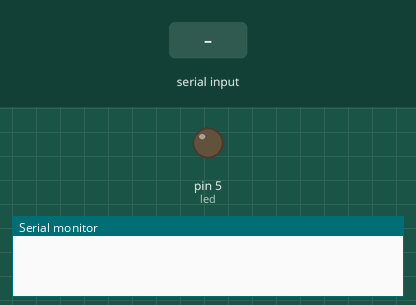
This sketch was run on a simulated Arduino Uno, built with avr-gcc and run on an emulated ATmega328P. On the bench: output pins drawn as LEDs (lit = HIGH), the last lines printed to the serial monitor. Dashed ring = blinking. The test bench sets the inputs (shaded band).

Above: at 1.2 s.
1.3 s: "TO" received over Serial
At 3.0 s:
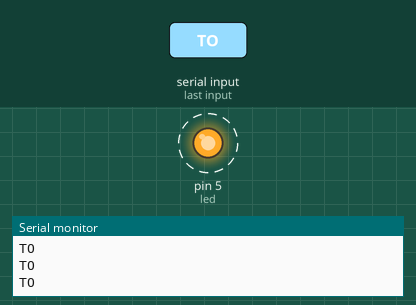
4.3 s: "90:45:200\n" received over Serial
5.8 s: "30:150\n" received over Serial
At 6.8 s:
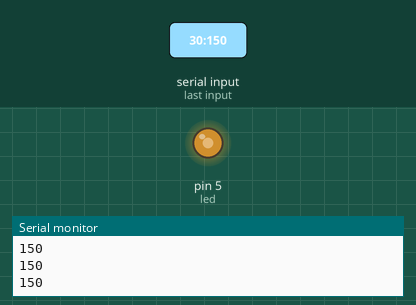
7.3 s: "90:45\n" received over Serial
At 7.7 s:
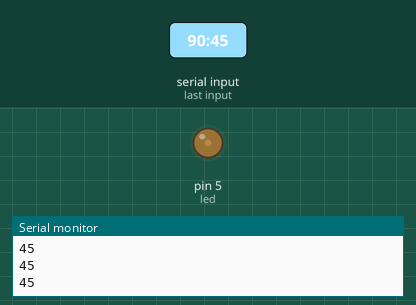
8.8 s: "90\n" received over Serial
At 9.7 s:
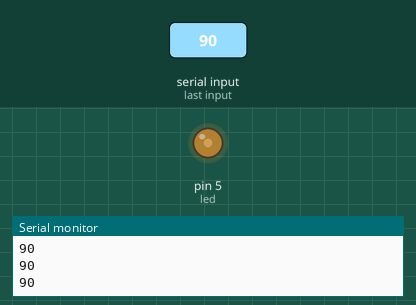
10.3 s: "200\n" received over Serial
At 10.9 s:
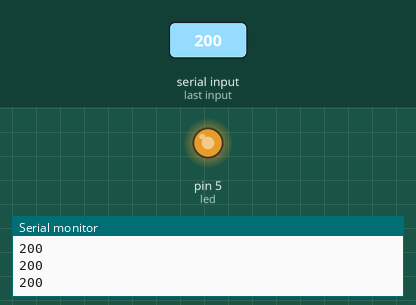
Timing chart, 0 to 12.8 s (numbered marks = the images above; inputs shaded):
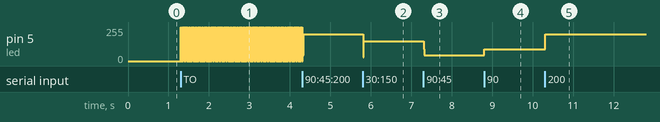

The sketch:

Test_Write_Read.ino
```cpp
char comando;
String string;
boolean ledon = false;
#define led 5

  void setup()
  {
    Serial.begin(9600);
    pinMode(led, OUTPUT);
  }

  void loop()
  {
    if (Serial.available() > 0)
    {string = "";}

    while(Serial.available() > 0)
    {
      comando = ((byte)Serial.read());

      if(comando == ':')
      {
        break;
      }

      else
      {
        string += comando;
      }

      delay(1);
    }

    if(string == "TO")
    {
        ledOn();
        ledon = true;
    }

    if(string =="TF")
    {
        ledOff();
        ledon = false;
        Serial.println(string);
    }

    if ((string.toInt()>=0)&&(string.toInt()<=255))
    {
      if (ledon==true)
      {
        analogWrite(led, string.toInt());
        Serial.println(string);
        delay(10);
      }
    }
 }

//Para activar el led
void ledOn()
   {
      analogWrite(led, 255);
      delay(10);
    }

//Para apagar el led
void ledOff()
 {
      analogWrite(led, 0);
      delay(10);
 }
```

Measured:
- after the input at 1.3 s, pin 5 (led): alternates 255/255 for 0.01 s and 0/255 for 0.01 s, starting at once
- after the input at 5.8 s, pin 5 (led): 200/255 → 150/255 at once
- after the input at 7.3 s, pin 5 (led): 150/255 → 45/255 at once
- after the input at 8.8 s, pin 5 (led): 45/255 → 90/255 at once
- after the input at 10.3 s, pin 5 (led): 90/255 → 200/255 at once
